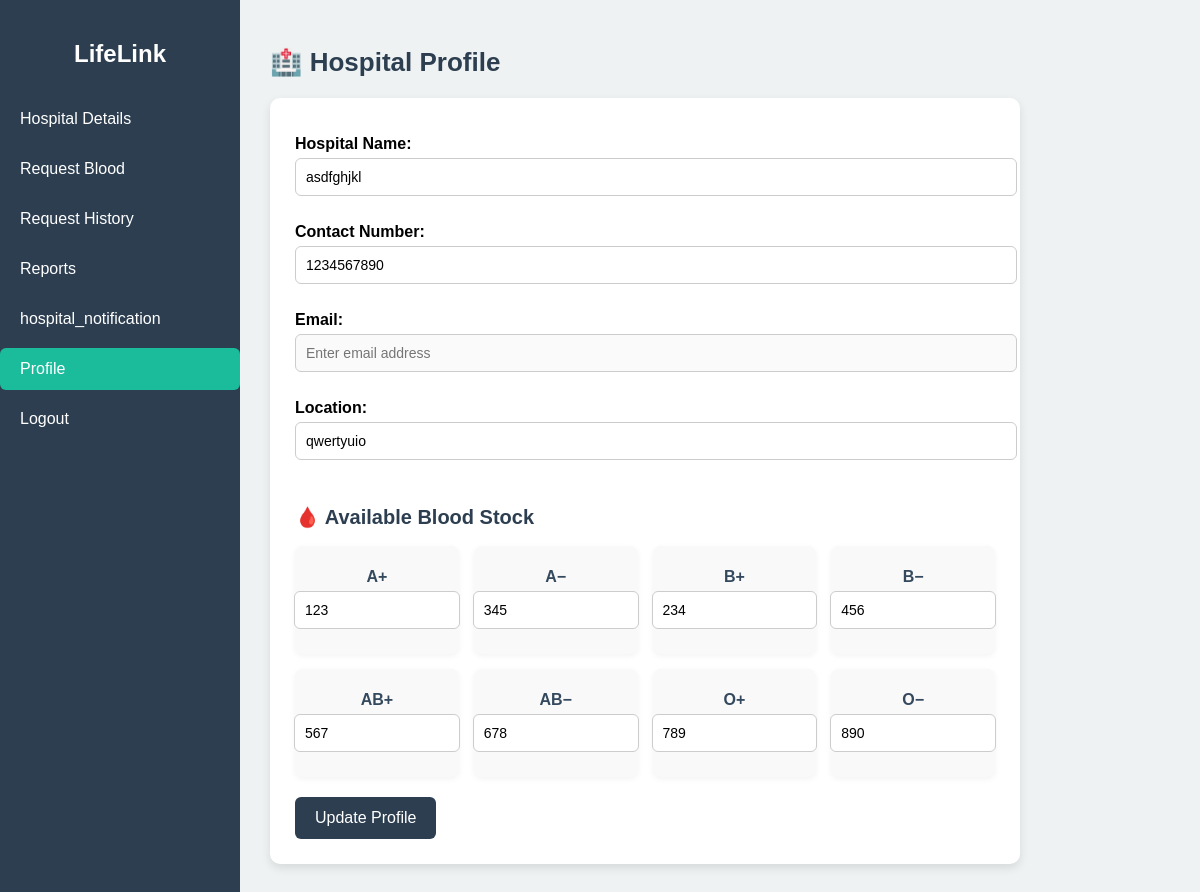
Screenshot of /profile_update/17 with the database file from the repository.
### Blood_Bank/models.py (models this page shows, shortened)
class Hospital(models.Model):
    profile = models.OneToOneField(Profile, on_delete=models.CASCADE)
    hospital_name = models.CharField(max_length=40,null=True,blank=True)
    contact_number = models.CharField(max_length = 20,null=True,blank=True)
    location = models.CharField(max_length=40,null=True,blank=True)
    a_pos = models.PositiveIntegerField(null=True, blank=True, default=0)
    a_neg = models.PositiveIntegerField(null=True, blank=True, default=0)
    b_pos = models.PositiveIntegerField(null=True, blank=True, default=0)
    b_neg = models.PositiveIntegerField(null=True, blank=True, default=0)
    ab_pos = models.PositiveIntegerField(null=True, blank=True, default=0)
    ab_neg = models.PositiveIntegerField(null=True, blank=True, default=0)
    o_pos = models.PositiveIntegerField(null=True, blank=True, default=0)
    o_neg = models.PositiveIntegerField(null=True, blank=True, default=0)

### Blood_Bank/views.py (the view)
# urls.py: path('profile_update/<int:hospital_id>',views.profile_update,name='profile_update'),
def profile_update(request,hospital_id):
    hospital = get_object_or_404(Hospital,id=hospital_id)
    return render(request,'hospital_dashboard/profile_update.html',{'hospital':hospital})

### Blood_Bank/templates/hospital_dashboard/profile_update.html (shortened to what this page needs)
{% load static %}
<!DOCTYPE html>
<html lang="en">
<head>
    <link rel="stylesheet" href="{% static 'css/hospital_dashboard/profile_update.css' %}">
</head>
<body>
    <div class="container">
        <aside class="sidebar">
            <h2>LifeLink</h2>
            <ul>
                <li><a href="{% url 'hospitaldashboard' %}">Hospital Details</a></li>
                <li><a href="{% url 'request_blood_hospital' %}">Request Blood</a></li>
                <li><a href="{% url 'request_history' %}">Request History</a></li>
                <li><a href="{% url 'hospital_reports' %}">Reports</a></li>
                <li><a href="{% url 'hospital_notification' %}">hospital_notification</a></li>
                <li><a href="{% url 'profile_update' hospital.id %}" class="active">Profile</a></li>
                <li><a href="{% url 'home' %}">Logout</a></li>
            </ul>
        </aside>
        <main class="main-content">
            <h1>🏥 Hospital Profile</h1>
            <form class="profile-form" method="post" action="{% url 'profile_update' hospital.id %}">
                <label for="hospital-name">Hospital Name:</label>
                <input type="text" id="hospital-name" name="hospital_name" placeholder="Enter hospital name" value="{{ hospital.hospital_name }}" required>
                <label for="contact">Contact Number:</label>
                <input type="tel" id="contact" name="contact" placeholder="Enter contact number" value="{{ hospital.contact_number }}" required>
                <label for="email">Email:</label>
                <input type="email" id="email" placeholder="Enter email address" value="{{ user.email }}" disabled>
                <label for="location">Location:</label>
                <input type="text" id="location" name="location" placeholder="Enter city or area" value="{{ hospital.location }}" required>
                <h2>🩸 Available Blood Stock</h2>
                <div class="blood-stock-grid">
                    <div><label>A+</label><input type="number" name="a_pos" value="{{ hospital.a_pos }}" min="0"></div>
                    <div><label>A−</label><input type="number" name="a_neg" value="{{ hospital.a_neg }}" min="0"></div>
                    <div><label>B+</label><input type="number" name="b_pos" value="{{ hospital.b_pos }}" min="0"></div>
                    <div><label>B−</label><input type="number" name="b_neg" value="{{ hospital.b_neg }}" min="0"></div>
                    <div><label>AB+</label><input type="number" name="ab_pos" value="{{ hospital.ab_pos }}" min="0"></div>
                    <div><label>AB−</label><input type="number" name="ab_neg" value="{{ hospital.ab_neg }}" min="0"></div>
                    <div><label>O+</label><input type="number" name="o_pos" value="{{ hospital.o_pos }}" min="0"></div>
                    <div><label>O−</label><input type="number" name="o_neg" value="{{ hospital.o_neg }}" min="0"></div>
                </div>
                <button type="submit">Update Profile</button>
            </form>
        </main>
    </div>
</body>
</html>

### Blood_Bank/static/css/hospital_dashboard/profile_update.css (style rules this page uses)
body { font-family: Arial, sans-serif; margin: 0; background-color: #eef2f3; }
.container { display: flex; min-height: 100vh; }
.sidebar { width: 240px; background-color: #2c3e50; color: white; position: fixed; top: 0; bottom: 0; padding-top: 20px; }
.sidebar h2 { text-align: center; margin-bottom: 30px; }
.sidebar ul { list-style: none; padding: 0; }
.sidebar ul li { margin-bottom: 8px; }
.sidebar ul li a { display: block; color: white; text-decoration: none; padding: 12px 20px; border-radius: 6px; transition: background 0.3s; }
.sidebar ul li a:hover, .sidebar ul li a.active { background-color: #1abc9c; }
.main-content { margin-left: 240px; padding: 30px; flex: 1; }
.main-content h1 { font-size: 26px; color: #2c3e50; margin-bottom: 20px; }
.main-content h2 { font-size: 20px; margin-top: 30px; color: #2c3e50; }
.profile-form { background-color: #fff; padding: 25px; border-radius: 10px; max-width: 700px; box-shadow: 0px 4px 10px rgba(0,0,0,0.1); }
.profile-form label { display: block; font-weight: bold; margin: 12px 0 5px; }
.profile-form input { width: 100%; padding: 10px; margin-bottom: 15px; border-radius: 6px; border: 1px solid #ccc; font-size: 14px; }
.blood-stock-grid { display: grid; grid-template-columns: repeat(4, 1fr); gap: 15px; margin-top: 10px; }
.blood-stock-grid div { display: flex; flex-direction: column; align-items: center; background-color: #f9f9f9; padding: 10px; border-radius: 8px; box-shadow: 0px 2px 6px rgba(0,0,0,0.05); }
.blood-stock-grid label { font-weight: bold; color: #34495e; margin-bottom: 5px; }
.profile-form button { background-color: #2c3e50; color: white; border: none; padding: 12px 20px; border-radius: 6px; font-size: 16px; cursor: pointer; transition: background 0.3s; margin-top: 20px; }

### rows the page displays
Hospital: hospital_name "asdfghjkl", contact "1234567890", location "qwertyuio", a_pos "123", a_neg "345", b_pos "234", b_neg "456", ab_pos "567", ab_neg "678", o_pos "789", o_neg "890"
